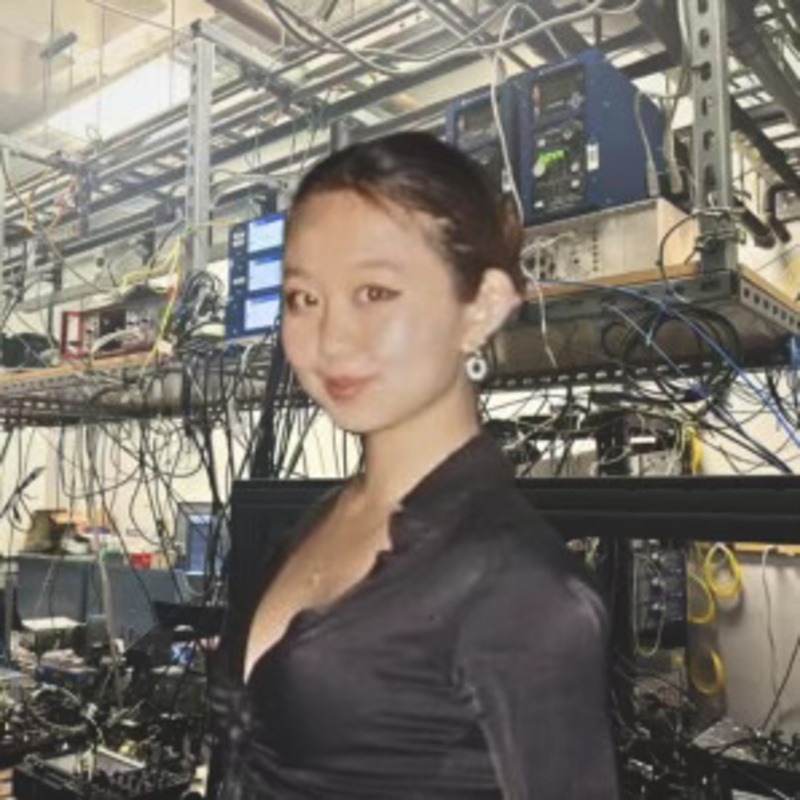
#> input picture people/carolyn/front_portrait/source_full.jpg, 800 x 800 px, found by its file name
$ python cutout.py source_full.jpg out.png
#> lines starting #> are read from the running program, lines starting #| are printed output that depends on the picture; after the words box and inside, x2 and y2 are one past the last pixel; in counts of white or black regions, pixels touching at a corner belong together
# GrabCut cut-out of Carolyn (busy lab background) -> cutout_mask_full.png (255 = person)
import cv2, numpy as np, sys
D = sys.argv[1]
im = cv2.imread(f"{D}/source_full.jpg"); H, W = im.shape[:2]
#> further down, im is the input picture: shape (800, 800, 3); mean B, G, R 105.3, 113.8, 120
#> after `H, W = im.shape[:2]`: H = 800; W = 800
m = np.full((H, W), cv2.GC_BGD, np.uint8)
m[110:, 190:680] = cv2.GC_PR_BGD
cv2.ellipse(m, (400, 285), (125, 165), 0, 0, 360, cv2.GC_PR_FGD, -1)   # head + hair
pts = np.array([[330, 430], [470, 430], [560, 470], [640, 560], [640, 800], [220, 800], [235, 560]], np.int32)
cv2.fillPoly(m, [pts], cv2.GC_PR_FGD)                                    # shoulders / shirt
cv2.ellipse(m, (385, 300), (70, 100), 0, 0, 360, cv2.GC_FGD, -1)        # face core
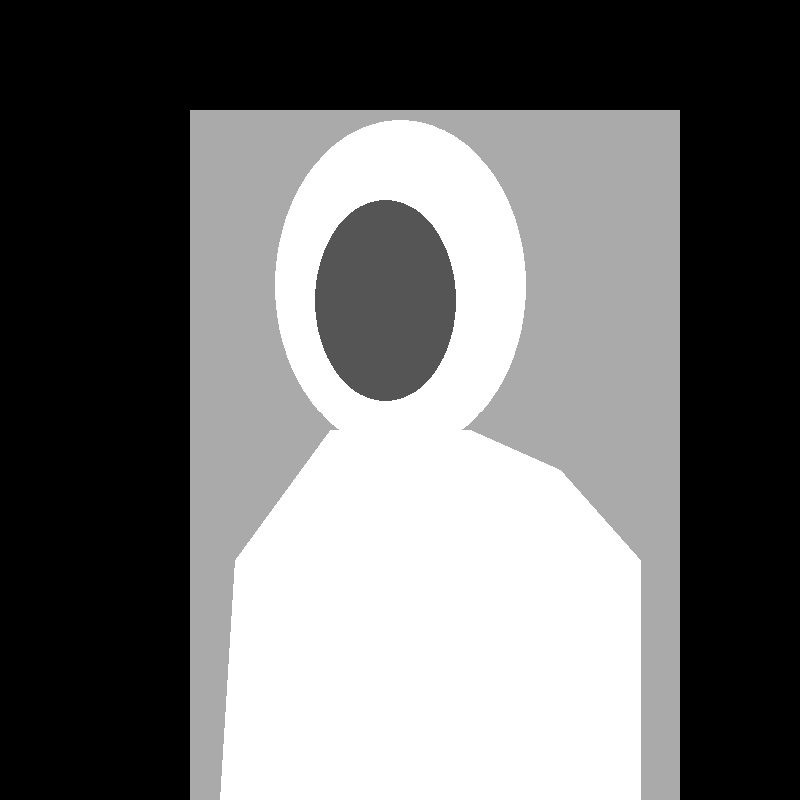
#> m: shape (800, 800); min 0, max 3, mean 1.3; drawn with min black and max white
cv2.fillPoly(m, [np.array([[300, 560], [520, 540], [560, 800], [280, 800]], np.int32)], cv2.GC_FGD)   # torso core
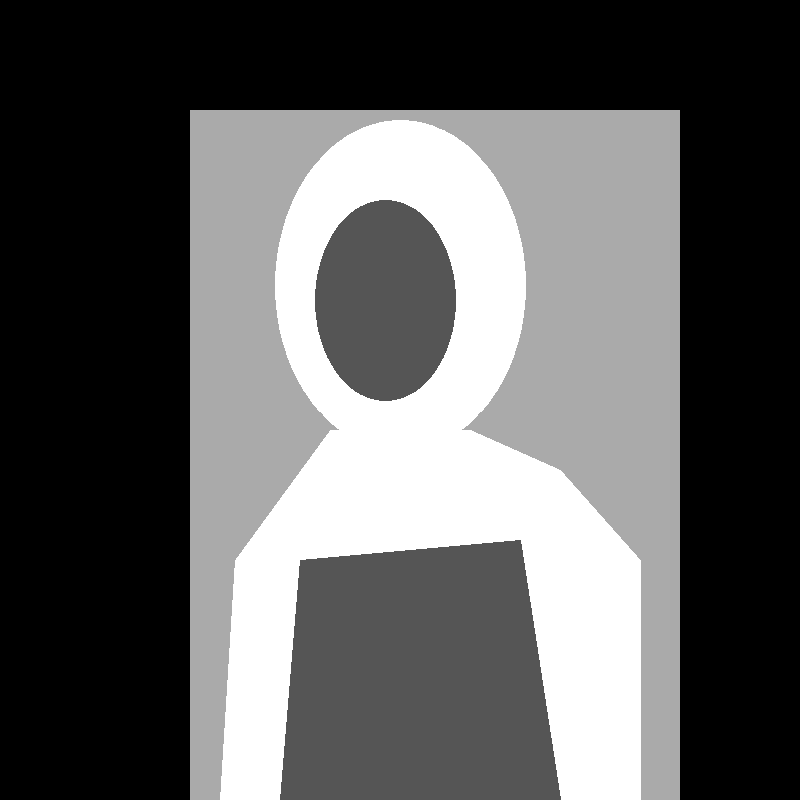
#> m: shape (800, 800); 9.82% of pixels changed, all inside (x1, y1, x2, y2) = (280, 540, 561, 800); drawn with min black and max white
bg, fg = np.zeros((1, 65), np.float64), np.zeros((1, 65), np.float64)
cv2.grabCut(im, m, None, bg, fg, 10, cv2.GC_INIT_WITH_MASK)
out = np.where((m == cv2.GC_FGD) | (m == cv2.GC_PR_FGD), 255, 0).astype(np.uint8)
n, lab, st, _ = cv2.connectedComponentsWithStats(out)
#> n = 2
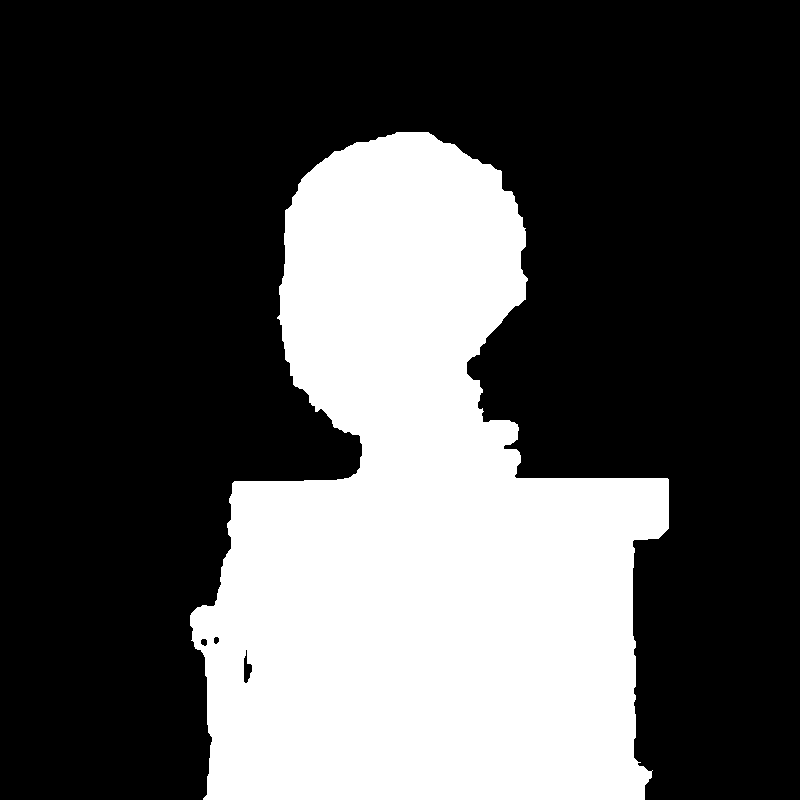
#> out: shape (800, 800); 32% white; 1 white region, box (x1, y1, x2, y2) and area: (190, 132, 669, 800) 204963
out = np.where(lab == 1 + np.argmax(st[1:, 4]), 255, 0).astype(np.uint8)
# limit to a hand-drawn silhouette so the black equipment frame behind her shoulders is dropped
lim = np.zeros((H, W), np.uint8)
cv2.ellipse(lim, (400, 280), (135, 160), 0, 0, 360, 255, -1)
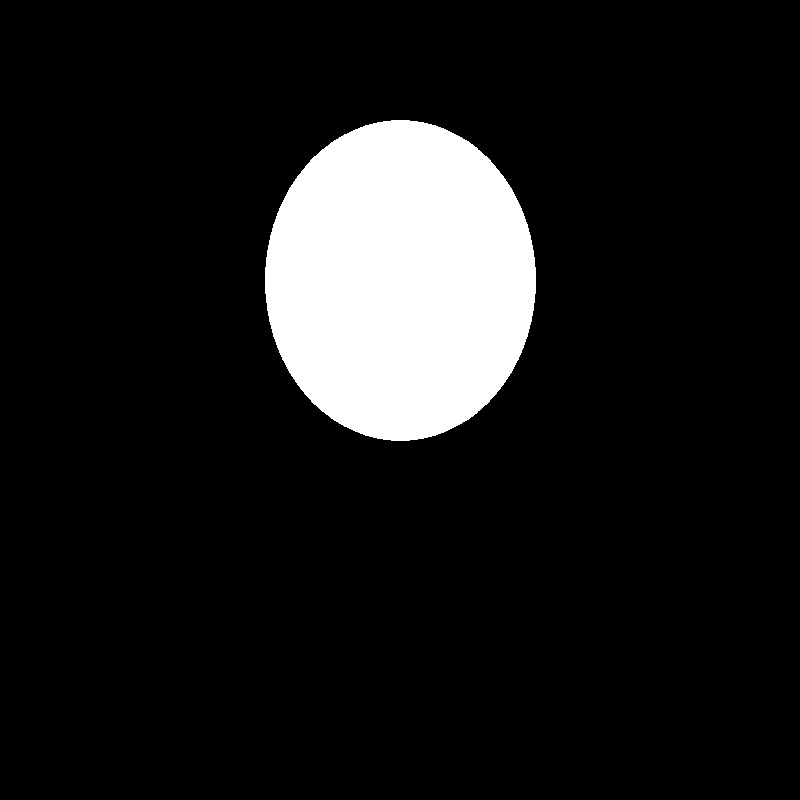
#> lim: shape (800, 800); 10.7% white; 1 white region, box (x1, y1, x2, y2) and area: (265, 120, 536, 441) 68253
cv2.fillPoly(lim, [np.array([[335, 410], [470, 410], [505, 440], [555, 478], [590, 520], [608, 600], [618, 800],
                             [215, 800], [228, 640], [245, 560], [280, 500], [318, 460]], np.int32)], 255)
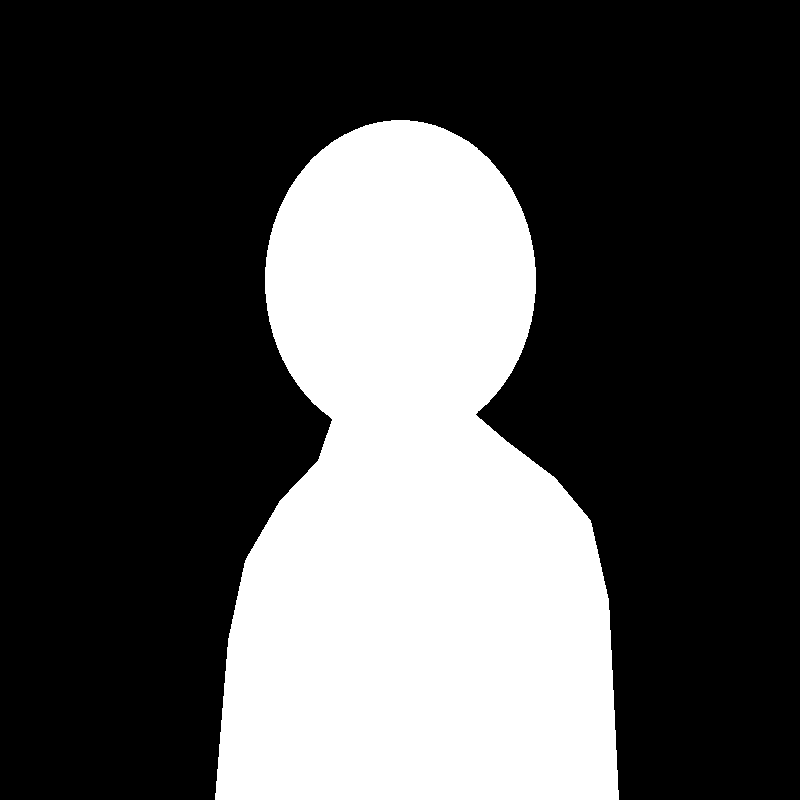
#> lim: shape (800, 800); 30.7% white; 1 white region, box (x1, y1, x2, y2) and area: (215, 120, 619, 800) 196194
out &= lim
out = cv2.morphologyEx(out, cv2.MORPH_CLOSE, np.ones((15, 15), np.uint8))
out = cv2.morphologyEx(out, cv2.MORPH_OPEN, np.ones((9, 9), np.uint8))
cv2.imwrite(f"{D}/cutout_mask_full.png", out)
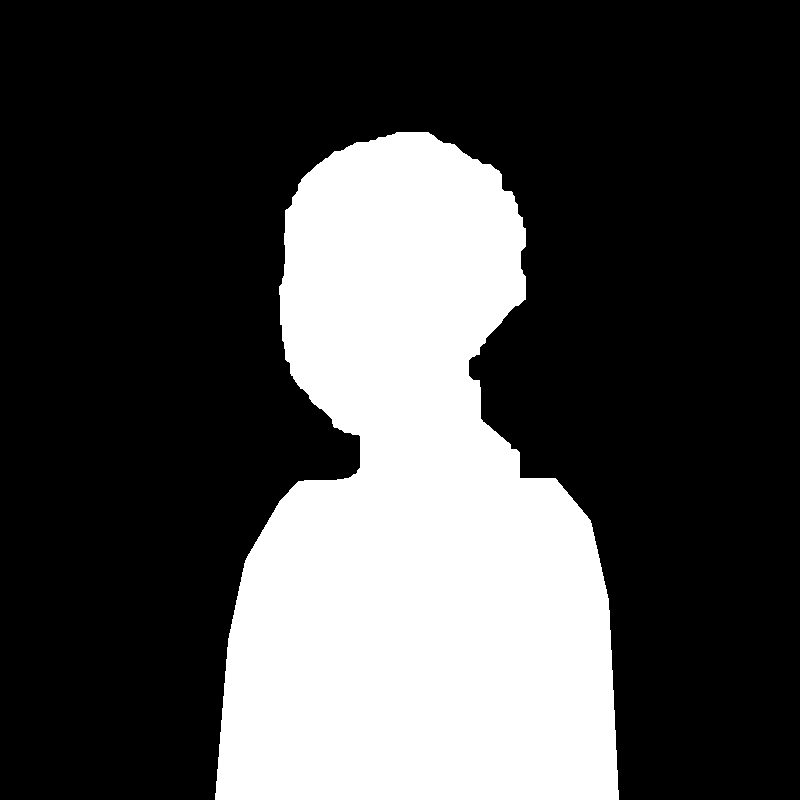
#> saved as cutout_mask_full.png: shape (800, 800); 28.9% white; 1 white region, box (x1, y1, x2, y2) and area: (215, 132, 619, 800) 184942
v = im.copy(); v[out == 0] = (v[out == 0] * 0.25 + np.array([200, 0, 200]) * 0.75).astype(np.uint8)
#> after `v[out == 0] = (v[out == 0] * 0.25 + np.array([200, 0, 200]) * 0.75).as`:
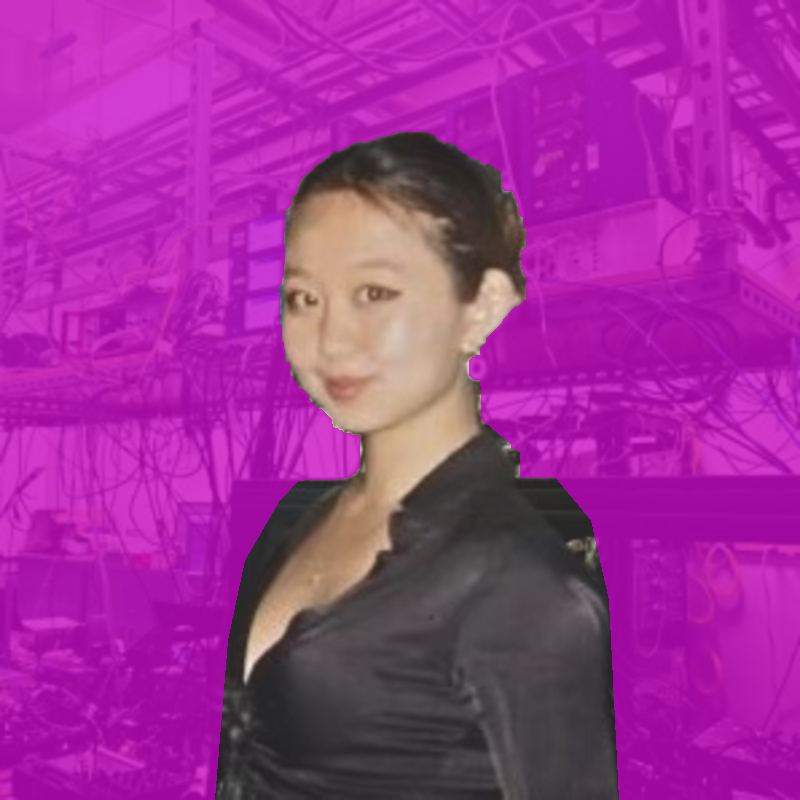
#> v: shape (800, 800, 3); mean B, G, R 150.7, 47.7, 158.9
cv2.imwrite(sys.argv[2], v)
# then: source.jpg / cutout_mask.png = 560x560+120+95 crop of the full-frame versions, resized to 800x800
